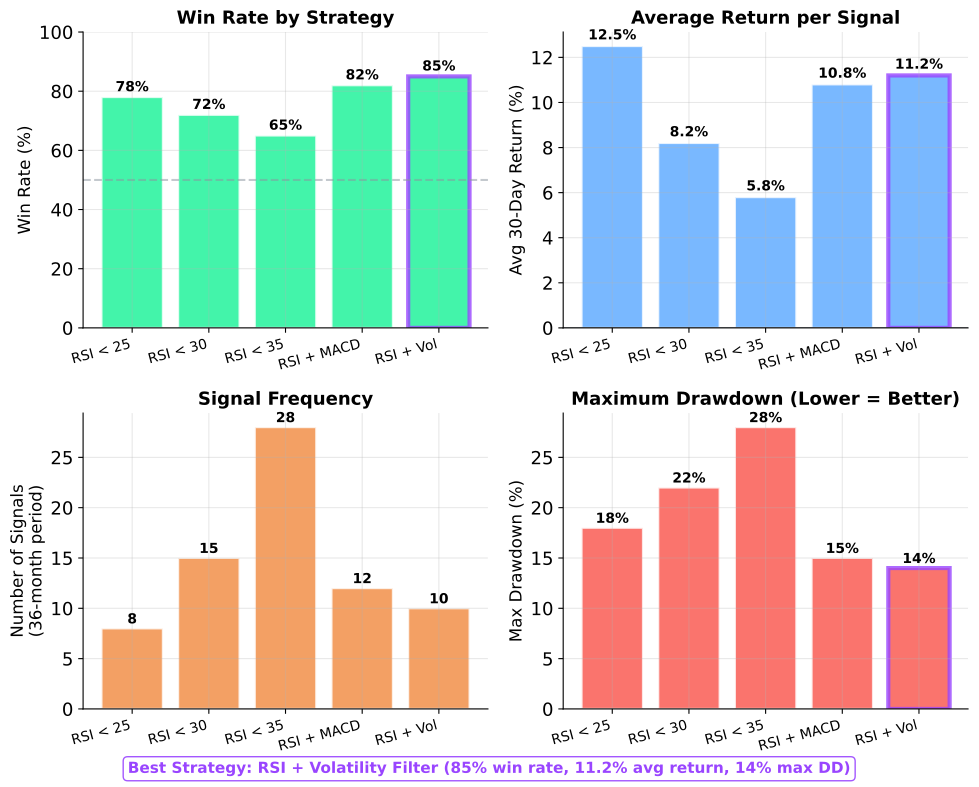

Reproduce this figure in Python.
"""
Backtesting Results for Entry Signal Strategies

Shows performance metrics comparing different signal thresholds.
"""
import matplotlib.pyplot as plt
import numpy as np
from pathlib import Path
import sys
sys.path.insert(0, str(Path(__file__).parent.parent.parent / 'models'))
from utils import CHART_RCPARAMS, COLORS

plt.rcParams.update(CHART_RCPARAMS)

# Simulated backtest results for different RSI thresholds
strategies = ['RSI < 25', 'RSI < 30', 'RSI < 35', 'RSI + MACD', 'RSI + Vol']
win_rates = [78, 72, 65, 82, 85]
avg_returns = [12.5, 8.2, 5.8, 10.8, 11.2]
num_signals = [8, 15, 28, 12, 10]
max_drawdowns = [18, 22, 28, 15, 14]

x = np.arange(len(strategies))
bar_width = 0.35

fig, ((ax1, ax2), (ax3, ax4)) = plt.subplots(2, 2, figsize=(10, 8))

# Win Rate
bars1 = ax1.bar(x, win_rates, color=COLORS['SOL_GREEN'], alpha=0.8, edgecolor='white', linewidth=1.5)
ax1.axhline(y=50, color=COLORS['TEXT_SECONDARY'], linestyle='--', linewidth=1.5, alpha=0.5)
ax1.set_ylabel('Win Rate (%)', fontsize=12)
ax1.set_title('Win Rate by Strategy', fontsize=13, fontweight='bold')
ax1.set_xticks(x)
ax1.set_xticklabels(strategies, rotation=15, ha='right', fontsize=10)
ax1.set_ylim(0, 100)
ax1.grid(True, alpha=0.3, axis='y')
# Add value labels
for bar, val in zip(bars1, win_rates):
    ax1.text(bar.get_x() + bar.get_width()/2, bar.get_height() + 2,
             f'{val}%', ha='center', fontsize=10, fontweight='bold')

# Average Return
bars2 = ax2.bar(x, avg_returns, color=COLORS['ACCENT_BLUE'], alpha=0.8, edgecolor='white', linewidth=1.5)
ax2.axhline(y=0, color=COLORS['TEXT_SECONDARY'], linestyle='-', linewidth=1)
ax2.set_ylabel('Avg 30-Day Return (%)', fontsize=12)
ax2.set_title('Average Return per Signal', fontsize=13, fontweight='bold')
ax2.set_xticks(x)
ax2.set_xticklabels(strategies, rotation=15, ha='right', fontsize=10)
ax2.grid(True, alpha=0.3, axis='y')
for bar, val in zip(bars2, avg_returns):
    ax2.text(bar.get_x() + bar.get_width()/2, bar.get_height() + 0.3,
             f'{val}%', ha='center', fontsize=10, fontweight='bold')

# Number of Signals
bars3 = ax3.bar(x, num_signals, color=COLORS['WARNING_ORANGE'], alpha=0.8, edgecolor='white', linewidth=1.5)
ax3.set_ylabel('Number of Signals\n(36-month period)', fontsize=12)
ax3.set_title('Signal Frequency', fontsize=13, fontweight='bold')
ax3.set_xticks(x)
ax3.set_xticklabels(strategies, rotation=15, ha='right', fontsize=10)
ax3.grid(True, alpha=0.3, axis='y')
for bar, val in zip(bars3, num_signals):
    ax3.text(bar.get_x() + bar.get_width()/2, bar.get_height() + 0.5,
             f'{val}', ha='center', fontsize=10, fontweight='bold')

# Max Drawdown (lower is better)
bars4 = ax4.bar(x, max_drawdowns, color=COLORS['ERROR_RED'], alpha=0.8, edgecolor='white', linewidth=1.5)
ax4.set_ylabel('Max Drawdown (%)', fontsize=12)
ax4.set_title('Maximum Drawdown (Lower = Better)', fontsize=13, fontweight='bold')
ax4.set_xticks(x)
ax4.set_xticklabels(strategies, rotation=15, ha='right', fontsize=10)
ax4.grid(True, alpha=0.3, axis='y')
for bar, val in zip(bars4, max_drawdowns):
    ax4.text(bar.get_x() + bar.get_width()/2, bar.get_height() + 0.5,
             f'{val}%', ha='center', fontsize=10, fontweight='bold')

# Highlight best strategy
best_idx = 4  # RSI + Vol
for ax, bars in [(ax1, bars1), (ax2, bars2), (ax4, bars4)]:
    bars[best_idx].set_edgecolor(COLORS['SOL_PURPLE'])
    bars[best_idx].set_linewidth(3)

# Add overall summary
fig.text(0.5, 0.02,
         'Best Strategy: RSI + Volatility Filter (85% win rate, 11.2% avg return, 14% max DD)',
         ha='center', fontsize=11, fontweight='bold', color=COLORS['SOL_PURPLE'],
         bbox=dict(boxstyle='round', facecolor='white', edgecolor=COLORS['SOL_PURPLE'], alpha=0.9))

plt.tight_layout()
plt.subplots_adjust(bottom=0.1)
plt.savefig(Path(__file__).parent / 'chart.pdf', dpi=300, bbox_inches='tight')
plt.close()

print("Chart saved: 07d_backtest_results/chart.pdf")
